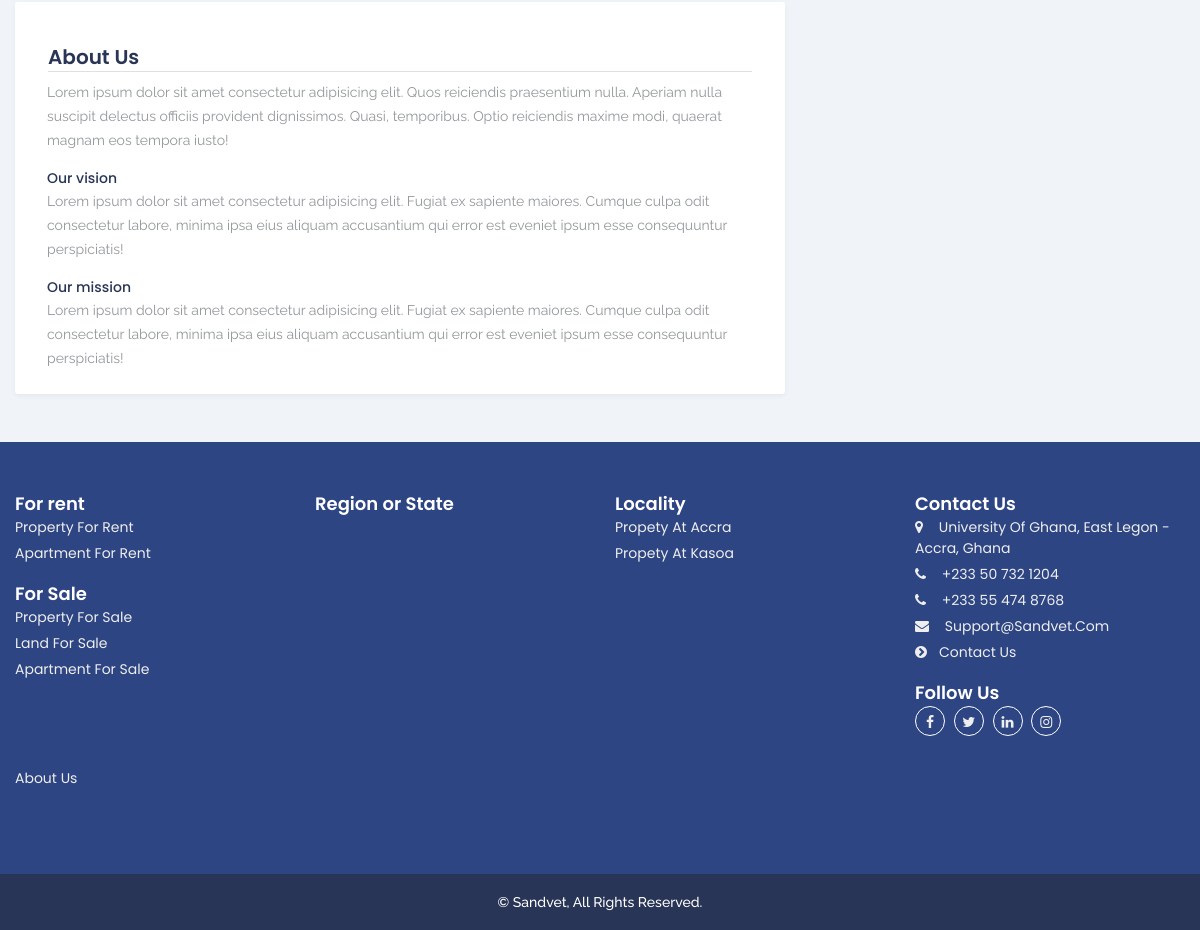
Before: /about-us/ (lower part) with the older database file.
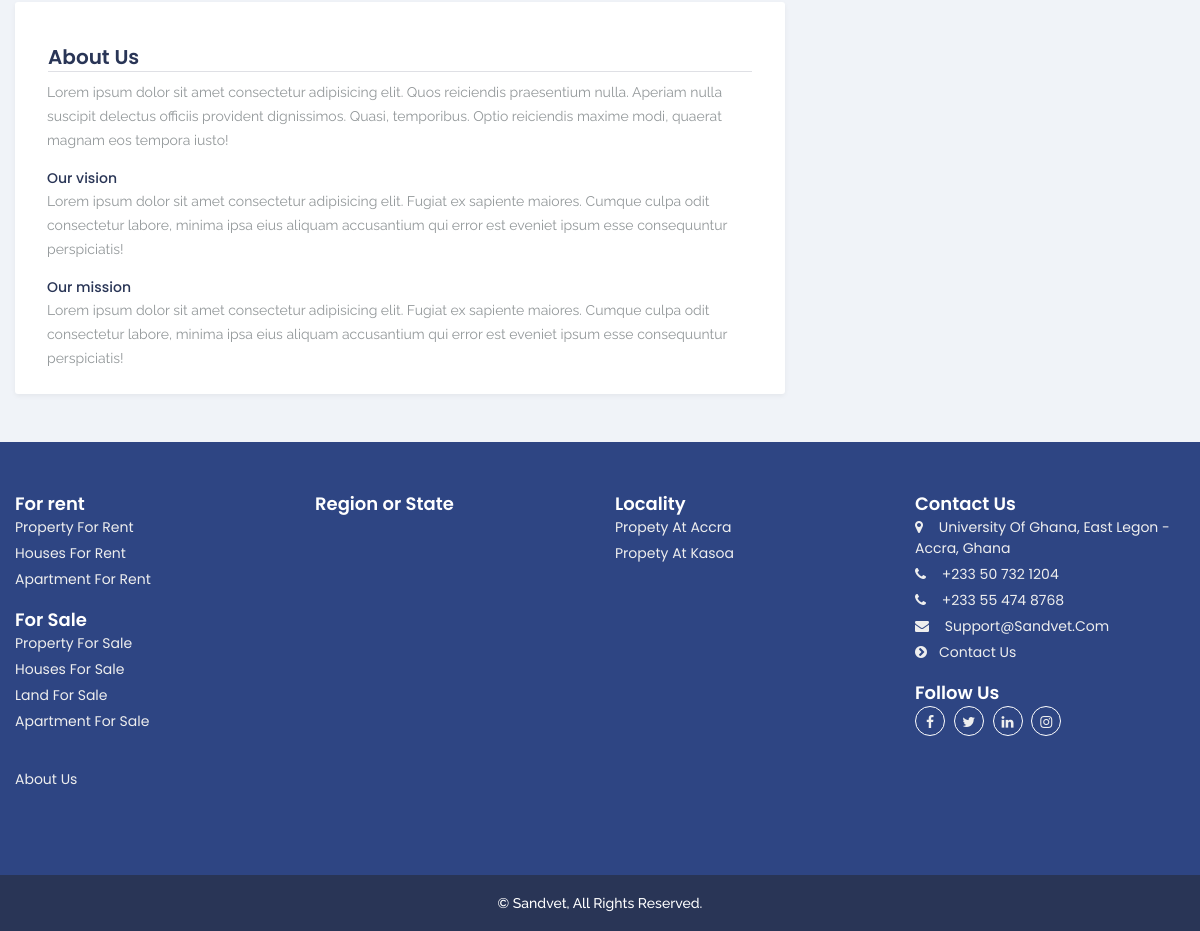
After: the same page with the newer database file.
### property/models.py (models this page shows, shortened)
class Category(models.Model):
    title = models.CharField(max_length=200, null=True, blank=True, unique=True)
    created_at = models.DateTimeField(auto_now_add=True)
    slug = AutoSlugField(populate_from='title',unique_with='created_at__month',slugify=custom_slugify )
    class Meta:
        ordering = ['-id']
    def get_for_sale_category_url(self):
        return reverse("property:for-sale-cate", kwargs={
            'category': self.slug
        })
    def get_for_rent_category_url(self):
        return reverse("property:for-rent-cate", kwargs={
            'category': self.slug
        })

### core/models.py (models this page shows, shortened)
class Locality(models.Model):
    region = models.CharField(choices=REGIONS_LIST, max_length=20, null=True, blank=True, unique=True)
    name = models.CharField(max_length=200, null=True, blank=True, unique=True)
    created_at = models.DateTimeField(auto_now_add=True)
    slug = AutoSlugField(populate_from='title',unique_with='created_at__month',slugify=custom_slugify)
    class Meta:
        ordering = ['name']
    def get_locality_url(self):
        return reverse("core:locality", kwargs={
            'locality': self.slug
        })

### core/views.py (the view)
# urls.py: path('about-us/', aboutPage, name='about'),
def aboutPage(request):
    locality = Locality.objects.all()
    categoryNav = Category.objects.filter((~Q(title="land")))
    category = Category.objects.all()
    featured = Property.objects.filter(featured=1)[:4]
    region = Region.objects.all()
    context = {
        'locality': locality,
        'category_list': category,
        'category_list_nav': categoryNav,
        'featured_list': featured,
        'region_list' : region,
    }
    return render(request, 'about.html', context)

### templates/about.html (shortened to what this page needs)
{% extends "base.html" %}
{% load static %}
{% load humanize %}
{% block content %}
<section class="pb-5">
    <div class="container">
        <div class="row">
            <div class="col-md-8">
                <div class="card">
                    <div class="row panel__cardhead">
                        <div class="pannel__headtitle">
                            <h2>About Us</h2>
                        </div>
                    </div>
                    <div class="mb-3">
                        <p>
                            Lorem ipsum dolor sit amet consectetur adipisicing elit. Quos reiciendis praesentium nulla. Aperiam nulla suscipit delectus officiis provident dignissimos. Quasi, temporibus. Optio reiciendis maxime modi, quaerat magnam eos tempora iusto!
                        </p>
                    </div>
                    <div class="mb-3">
                        <h2>Our vision</h2>
                        <p>Lorem ipsum dolor sit amet consectetur adipisicing elit. Fugiat ex sapiente maiores. Cumque culpa odit consectetur labore, minima ipsa eius aliquam accusantium qui error est eveniet ipsum esse consequuntur perspiciatis!</p>
                    </div>
                    <div>
                        <h2>Our mission</h2>
                        <p>Lorem ipsum dolor sit amet consectetur adipisicing elit. Fugiat ex sapiente maiores. Cumque culpa odit consectetur labore, minima ipsa eius aliquam accusantium qui error est eveniet ipsum esse consequuntur perspiciatis!</p>
                    </div>
                </div>
            </div>
            <div class="col-md-4">
            </div>
        </div>
    </div>
</section>
{%endblock%}

### templates/base.html (shortened to what this page needs)
{% load static %}
{% load showpollquiz %}
<!DOCTYPE html>
<html lang="en">
<head>
  <link href="https://stackpath.bootstrapcdn.com/font-awesome/4.7.0/css/font-awesome.min.css" rel="stylesheet">
  <link href="https://stackpath.bootstrapcdn.com/font-awesome/4.7.0/css/font-awesome.min.css" rel="stylesheet">
  <link rel="stylesheet" href="https://stackpath.bootstrapcdn.com/bootstrap/4.5.0/css/bootstrap.min.css">
  <link rel="stylesheet" href="{% static 'css/animate.min.css' %}">
  <link rel="stylesheet" href="{% static 'css/slick.css' %}">
  <link rel="stylesheet" href="{% static 'css/slick-theme.css' %}">
  <link rel="stylesheet" href="{% static 'css/blueimp-gallery.min.css' %}">
  <link rel="stylesheet" href="{% static 'css/main.css' %}">
  <link rel="stylesheet" href="{% static 'css/responsive.css' %}">
  </head>
<body>
  {% block body %}
    <div class="wrapper">
      <main>
        {% block content %}
        {% endblock %}
      </main>
      {% block footer %}
      {% include "includes/footer.html" %}
      {% endblock %}
    </div>
  {% endblock %}
  </body>
</html>

### templates/includes/navbar.html (shortened to what this page needs)
{% load static %}

### templates/includes/featured.html (shortened to what this page needs)
{% load humanize %}

### templates/includes/footer.html (shortened to what this page needs)
{% load crispy_forms_tags %}
<section class="bottom__section">
    <div class="container placeholder-container">
        <div class="row">
            <div class="widget col-xl-3 col-sm-6 col-md-4">
                <div class="widget-footer-contacts">
                    <h3>For rent</h3>
                    <ul class="footer-list">
                        <li><span class="value"><a href="{% url 'property:for-rent' %}">Property for rent</a></span></li>
                        {% for cate in category_list_nav %}
                        <li><span class="value"><a href="{{cate.get_for_rent_category_url}}">{{cate.title}} for rent</a></span></li>
                        {%endfor%}
                    </ul>
                </div>
                <div class="widget-footer-contacts mt-3">
                    <h3>For Sale</h3>
                    <ul class="footer-list">
                        <li><span class="value"><a href="{% url 'property:for-sale' %}">Property for sale</a></span></li>
                        {% for cate in category_list %}
                        <li><span class="value"><a href="{{cate.get_for_sale_category_url}}">{{cate.title}} for sale</a></span></li>
                        {%endfor%}
                    </ul>
                </div>
            </div>
            <div class="widget col-xl-3 col-sm-6 col-md-4">
                <div class="widget-footer-contacts">
                    <h3>Region or State</h3>
                </div>
            </div>
            <div id="widget-follow-us-1" class="widget footer-regular widget-follow-us block-selio col-xl-3 col-sm-12 col-md-5">
                <div class="widget-footer-contacts">
                    <h3>Locality</h3>
                    <ul class="footer-list">
                        {% for local in locality %}
                            <li><span class="value"><a href="{{local.get_locality_url}}">propety at {{local.name}}</a></span></li>
                        {%endfor%}
                    </ul>
                </div>
            </div>
            <div id="widget-footer-contacts-1" class="widget footer-regular widget-footer-contacts block-selio col-xl-3 col-sm-6 col-md-3">
                <div class="widget-footer-contacts">
                    <h3>Contact Us</h3>
                    <ul class="footer-list">
                        <li><i class="fa fa-map-marker"></i> <span class="value">University of Ghana, East Legon - Accra, Ghana</span></li>
                        <li><i class="fa fa-phone"></i> <span class="value"><a href="tel://+233507321204">+233 50 732 1204</a></span></li>
                        <li><i class="fa fa-phone"></i> <span class="value"><a href="tel://+233554748768">+233 55 474 8768</a></span></li>
                        <li><i class="fa fa-envelope"></i> <span class="value"><a href="mailto:support@sandvet.com">support@sandvet.com</a></span></li>
                        <li><i class="fa fa-chevron-circle-right"></i><span class="value"><a href="{% url 'core:contact' %}">Contact Us</a></span></li>
                    </ul>
                </div>
                <div class="widget-footer-contacts mt-3">
                    <h3>Follow Us</h3>
                    <div class="footer-social">
                        <a href="#"><i class="fa fa-facebook"></i></a>
                        <a href="#"><i class="fa fa-twitter"></i></a>
                        <a href="#"><i class="fa fa-linkedin"></i></a>
                        <a href="#"><i class="fa fa-instagram"></i></a>
                    </div>
                </div>
            </div>
            <div class="widget col-xl-3 col-sm-6 col-md-4">
                <div class="widget-footer-contacts">
                    <ul class="footer-list">
                        <li class=""><span class="value"><a href="{% url 'core:about' %}">About Us</a></span></li>
                    </ul>
                </div>
            </div>
        </div>
    </div>
</section>
<footer class="footer">
    <div class="container">
        <div class="row">
            <div class="col-xl-12">
                <div class="footer-content">
                    <div class="row justify-content-between">
                        <div class="col-xl-12">
                            <div class="copyright text-center">
                                <p><a href="tel://+233557566646">&copy; Sandvet, All Rights Reserved.</a></p>
                            </div>
                        </div>
                    </div>
                </div>
            </div>
        </div>
    </div>
</footer>

### static/css/main.css (style rules this page uses)
:root { --blue: #1e90ff; --white: #ffffff; --colorSecondary: #293556; --colorSndSecondary: #2e4583; --colorPrimary: #3e60c1; }
* { margin: 0; padding: 0; -webkit-box-sizing: border-box; box-sizing: border-box; }
html, body, div, span, applet, object, iframe, h1, h2, h3, h4, h5, h6, p, blockquote, pre, a, abbr, acronym, address, big, cite, code, del, dfn, em, img, ins, kbd, q, s, samp, small, strike, strong, sub, sup, tt, var, b, u, i, center, dl, dt, dd, ol, ul, li, fieldset, form, label, legend, table, caption, tbody, tfoot, thead, tr, th, td, article, aside, canvas, details, embed, figure, figcaption, footer, header, hgroup, menu, nav, output, ruby, section, summary, time, mark, audio, video { margin: 0; padding: 0; border: 0; font-size: 100%; font: inherit; vertical-align: baseline; }
a, .dropdown-item, .drop-menu, .drop-menu .select i, .wrapper:before, .popup, .price, .price > h4, .agent_info > h3, .slick-prev, .slick-next, .categories-info, .catg-icon > i, .categories-info > h3, .overlay-stick, .map-city-links ul li a, .header .navbar-nav .nav-item .nav-link, .drop-menu .select .currency, .drop-menu .dropeddown li, .card .img-block:before, .card .img-block:after, .popular-cities .card:before, .popular-cities .card:after, .banner-search .btn:before, .banner-search .btn:after, .intro-content a:before, .intro-content a:after, .sbmt-btn:before, .sbmt-btn:after, .btn2:before, .btn2:after, .btn-default:before, .btn-default:after, .card .img-block .overlay, .srch-btn .overlay, .card .card-body h3, .explore-feature .card .card-body i, .popular-cities .card .overlay, .popular-cities .card .card-body i, .map-box h4 a, .infoBox-close, .map-box-icon, .marker-card, #geoLocation, #mapnav-buttons a, #scrollEnabling, #streetView, .bottom-list ul li a, .footer-social a, .alert-success, .post-nfo li, .post-nfo li a, .post_info > h3 a, .blog-img:before, .agent_img:before, .widget-catgs ul li a, .widget-catgs ul li a span, .ps-info > h3 a, .widget-tags > ul li a, .btn1, .blog-single-post:hover .view-post, .agent:hover .view-post, .socio-links li a, .social_links li a, .btn-default, .card .card-footer a .la-heart-o, .partner-logo > a img, .signin-btn b:before, .model-item .title, .h-page-card .title a, .btn, .language-selector .drop-menu .dropeddown li { -webkit-transition: all 0.4s linear; -moz-transition: all 0.4s linear; -ms-transition: all 0.4s linear; -o-transition: all 0.4s linear; transition: all 0.4s linear; will-change: all; }
body { font-family: "Poppins"; color: #93989a; background-color: #f0f3f8; font-size: 14px; font-weight: 400; overflow-x: hidden; }
ul { padding: 0; margin: 0px; }
li { list-style: none !important; }
h1, h2, h3, h4, h5, h6 { color: #293556; font-weight: 500; }
p { font-family: "Raleway", sans-serif; font-size: 14px; line-height: 24px; }
.wrapper { width: 100%; height: 100%; position: relative; }
.card { display: block; background-color: #ffffff; opacity: 1; z-index: 5; position: relative; padding: 1.5rem 2rem; border-radius: 3px; box-shadow: 0 2px 5px 0 rgba(0, 0, 0, 0.05); overflow: hidden; border: none !important; }
section { float: none; width: auto; position: relative; }
.widget { float: left; width: 100%; margin-bottom: 2rem; }
.panel__cardhead { position: relative; background-color: #fff; padding: 1rem 1rem 0.5rem; border: 0; }
.panel__cardhead:after { position: absolute; width: calc(100% - 2rem); height: 1px; background-color: #dfe0e5; content: ""; bottom: 0.5rem; }
.pannel__headtitle h2 { text-transform: capitalize; font-size: 20px; font-weight: 600; }
.bottom__section { padding: 3rem 0; background-color: var(--colorSndSecondary); }
footer.footer { position: relative; padding: 1rem; background-color: var(--colorSecondary); }
footer.footer .copyright a { color: var(--white); font-size: 20px; font-weight: 500 !important; position: relative; font: inherit; }
.widget-footer-contacts h3 { font-size: 18px; color: var(--white); }
.widget-footer-contacts h3 { font-size: 18px; font-weight: 600; }
.widget-footer-contacts li { margin-bottom: 5px; }
.widget-footer-contacts li, .widget-footer-contacts a { color: #eee; font-size: 14px; text-transform: capitalize !important; }
.footer-list i { font-size: 14px; margin-right: 12px; }
.footer-social a { border: 1px solid var(--white); border-radius: 100%; width: 30px; height: 30px; display: inline-block; text-align: center; line-height: 30px; margin-right: 5px; }

### static/css/responsive.css (style rules this page uses)
@media (min-width: 1200px) { .container { max-width: 1170px; padding: 0; } }

Changed rows visible on the page:
added Category: title "Houses"
